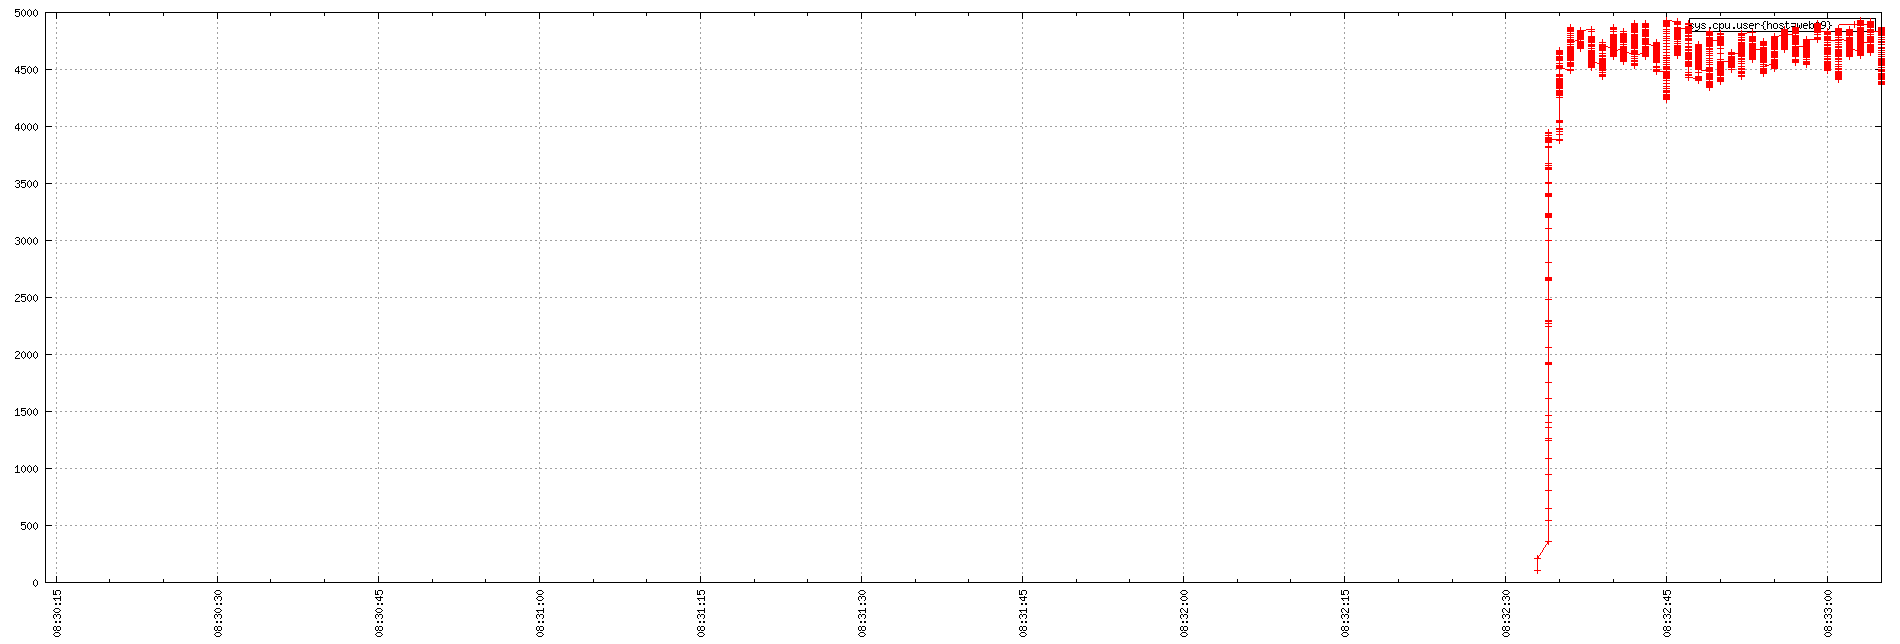

Here is the gnuplot script that generated this plot:
set term png small size 1900,644
set xdata time
set timefmt "%s"
if (GPVAL_VERSION < 4.6) set xtics rotate; else set xtics rotate right
set output "${TMPDIR-'tmp'}/tsd/f6608bb5.png"
set xrange ["1673771414":"1673771585"]
set format x "%H:%M:%S"
set grid
set style data linespoint
set key right box
set yrange [0:]
plot  "${TMPDIR-'tmp'}/tsd/f6608bb5_0.dat" using 1:2 title "sys.cpu.user{host=web09}"
